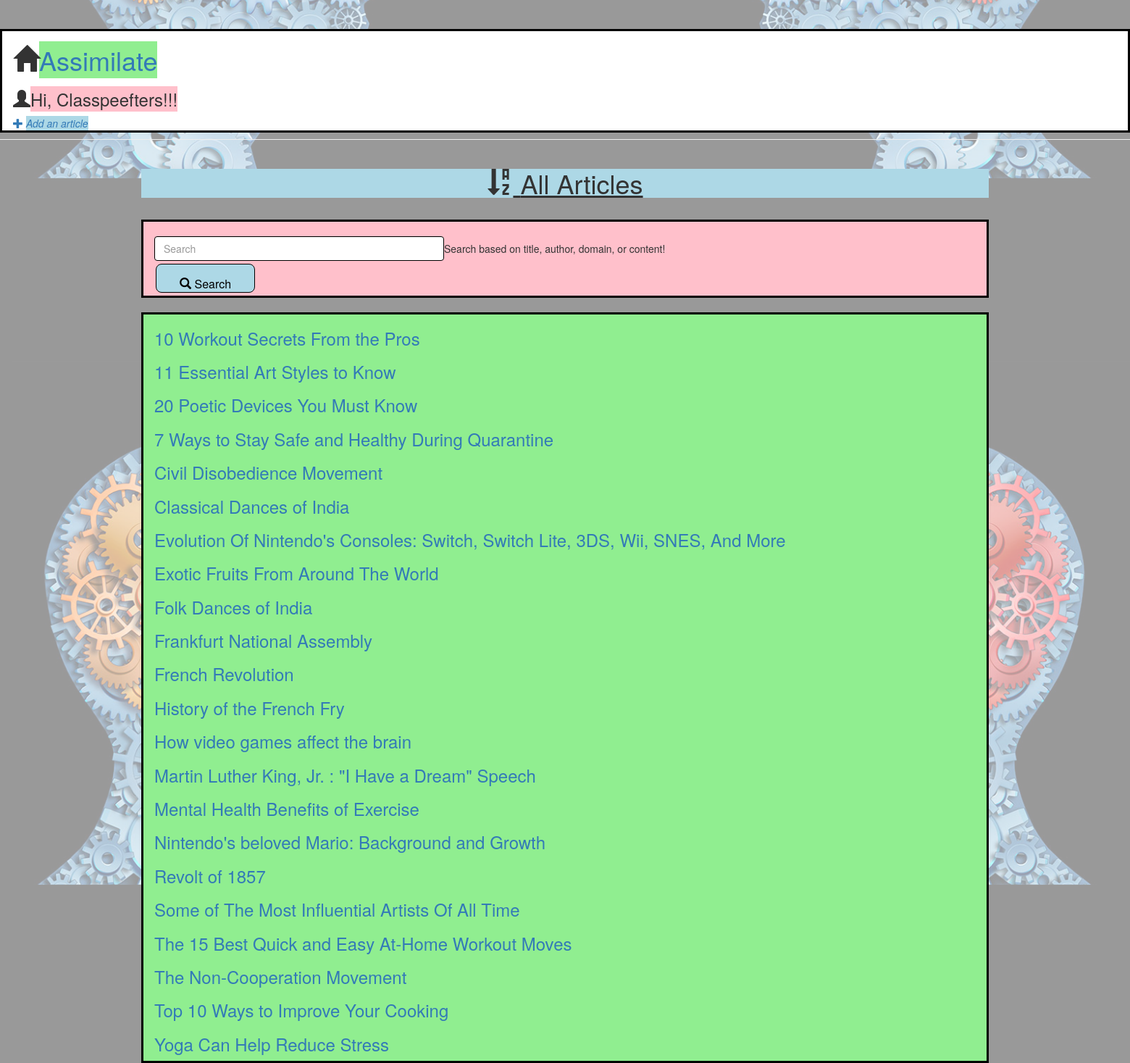
The app's page /browse/ (signed in) with its own data.
### assimilate/models.py (models this page shows, shortened)
class Post(models.Model):
    title = models.CharField(max_length=200)
    content = models.TextField()
    created_date = models.DateTimeField(default=timezone.now)
    published_date = models.DateTimeField(blank=True, null=True)
    domain = models.CharField(max_length=200, null=True)
    user = models.ForeignKey(User, on_delete=models.CASCADE, null=True,related_name='assimilate_user')

### assimilate/views.py (the view)
# urls.py: path('browse/', views.browse, name="browse"),
def browse(request):
	all_articles = Post.objects.filter(published_date__lte=timezone.now()).order_by('title')
	return render(request, 'assimilate/post_list.html', {'articles': all_articles})

### assimilate/templates/assimilate/post_list.html
{% extends 'assimilate/base.html' %}
{% block content %}
{% url 'post_list' as the_url %}
{% if request.get_full_path == the_url %}
	<div style="background-color:lightblue" align="center">
		<h1><span class="glyphicon glyphicon-user"></span><u>My Articles</u></h1>
	</div>
{% else %}
	{% url 'browse' as the_url %}
	{% if request.get_full_path == the_url %}
		<div style="background-color:lightblue" align="center">
			<h1><span class="glyphicon glyphicon-sort-by-alphabet"></span><u>    All Articles</u></h1>
		</div>
		<br>
		<div class="container pink"> <br>
			<form method="get" action="/search" class=" my-2 my-lg-0 mx-3">
			<div style="float:left;">
				<input class="form-control mr-sm-2" type="search" placeholder="Search" aria-label="Search" name="query" id="query" style="width: 400px; border: 1px solid black;" required>
				<button class="button" style="height: 40px;
							background-color: lightblue;
							text-align: center;
							vertical-align: middle;
							border: 1px solid black;
							color: black;
							border-radius: 8px;" type="submit"><span class="glyphicon glyphicon-search"></span> Search</button>
			</div>
	     		 </form>
	     		 <h5>Search based on title, author, domain, or content!</h5>
      		</div>
      		<br>
	{% endif %}
{% endif %}
<div class="container green">
{% for article in articles %}
    <article>
        <h3><a href="{% url 'post_detail' pk=article.pk %}">{{ article.title }}</a></h3>
    </article>
{% endfor %}
</div>
{% endblock %}

### assimilate/templates/assimilate/base.html (shortened to what this page needs)
{% load static %}
<!DOCTYPE html>
<html>
    <head>
        <link rel="stylesheet" href="//maxcdn.bootstrapcdn.com/bootstrap/3.2.0/css/bootstrap.min.css">
        <link rel="stylesheet" href="//maxcdn.bootstrapcdn.com/bootstrap/3.2.0/css/bootstrap-theme.min.css">
    </head>
    <body style="background-image: url('/static/assimilate/image5.png');
		background-size: 100%;
		background-position: center center;
		background-repeat: y-repeat;
		">
        <header class="page-header">
            <div class="container white">
            {% if user.is_authenticated %}
            	<h1><span class="glyphicon glyphicon-home"></span><span style="background-color: lightgreen"><a href="{% url 'home_page' %}">Assimilate</span></a></h1>
            {% else %}
            	<h1><span class="glyphicon glyphicon-home"></span><span style="background-color: lightgreen"><a href="{% url 'first_page' %}">Assimilate</span></a></h1>
            {% endif %}
            {% if user.is_authenticated %}
            	<h3><span class="glyphicon glyphicon-user"></span><span style="background-color: pink">Hi, {{user.username}}!!!</span></h3>
            {% else %}
            	<h3><span class="glyphicon glyphicon-user"></span><span style="background-color: pink">Hello, Anonymous User!!</span></h3>
            {% endif %}
            {% if user.is_authenticated %}
                <a href="{% url 'post_new' %}" class="top-menu">
                <span class="glyphicon glyphicon-plus"></span> <i><span style="background-color: lightblue">Add an article</span></i>
                </a>
	    {% endif %}
            </div>
        </header>
        <main class="content container">
            <div class="row">
                <div class="col">
                    {% block content %}
                    {% endblock %}
                </div>
            </div>
        </main>
    </body>
</html>

### assimilate/templates/assimilate/base.html (style rules this page uses)
.button { background-color: #4CAF50; border: none; color: white; padding: 16px 32px; text-align: center; text-decoration: none; display: inline-block; font-size: 16px; margin: 4px 2px; transition-duration: 0.4s; cursor: pointer; }
.green { background-color: lightgreen; width: 100%; height: 100%; border: 3px solid black; }
.pink { background-color: pink; width: 100%; height: 100%; border: 3px solid black; }
.white { background-color: white; width: 100%; height: 100%; border: 3px solid black; }

### records on screen
Post: title "10 Workout Secrets From the Pros"
Post: title "11 Essential Art Styles to Know"
Post: title "20 Poetic Devices You Must Know"
Post: title "7 Ways to Stay Safe and Healthy During Quarantine"
Post: title "Civil Disobedience Movement"
Post: title "Classical Dances of India"
Post: title "Evolution Of Nintendo's Consoles: Switch, Switch Lite, 3DS, Wii, SNES, And More"
Post: title "Exotic Fruits From Around The World"
Post: title "Folk Dances of India"
Post: title "Frankfurt National Assembly"
Post: title "French Revolution"
Post: title "History of the French Fry"
Post: title "How video games affect the brain"
Post: title "Martin Luther King, Jr. : \"I Have a Dream\" Speech"
Post: title "Mental Health Benefits of Exercise"
Post: title "Nintendo's beloved Mario: Background and Growth"
Post: title "Revolt of 1857"
Post: title "Some of The Most Influential Artists Of All Time"
Post: title "The 15 Best Quick and Easy At-Home Workout Moves"
Post: title "The Non-Cooperation Movement"
Post: title "Top 10 Ways to Improve Your Cooking"
Post: title "Yoga Can Help Reduce Stress"

### other values on screen
{{ user.username }} "Classpeefters"
